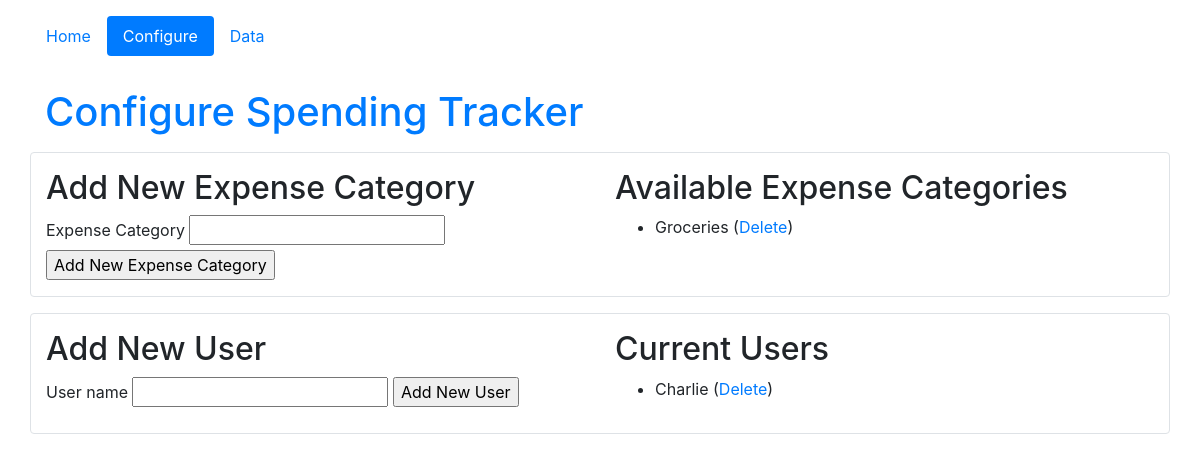
The app's page /configure, older data.
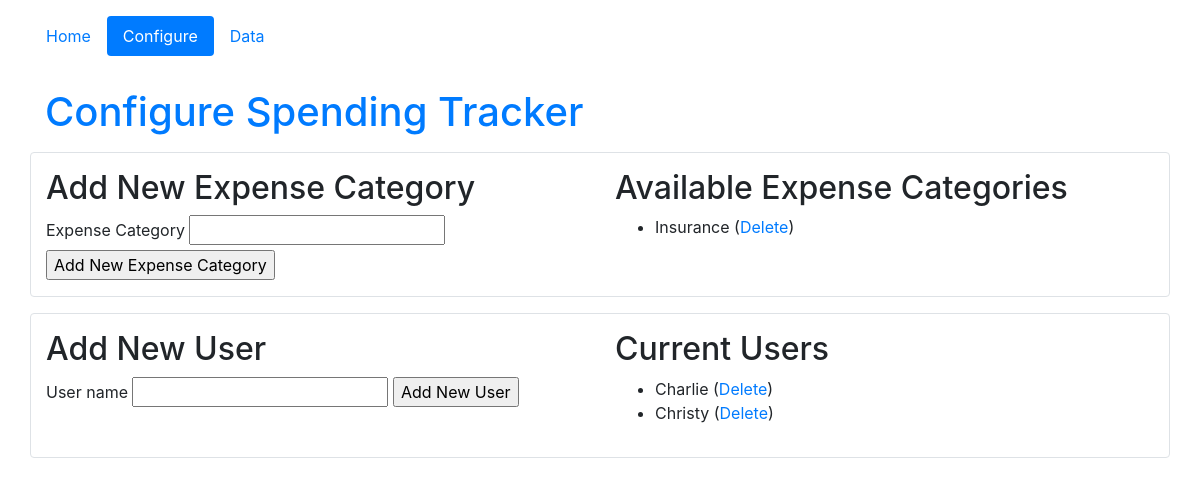
The same page, newer data.
### tracker_app/models.py (models this page shows, shortened)
class Category(db.Model):
	categoryId = db.Column(db.Integer, primary_key=True)
	expenseCategory = db.Column(db.String(50), unique=True, nullable=False)

class User(db.Model):
    userId = db.Column(db.Integer, primary_key=True)
    username = db.Column(db.String(20), unique=True, nullable=False)

### tracker_app/routes.py (the view)
@app.route("/configure", methods=["GET","POST"])
def configure():
	newUserForm = forms.NewUserForm()
	newCategoryForm = forms.NewCategoryForm()
	if newUserForm.validate_on_submit():
		user = User(username=newUserForm.username.data)
		db.session.add(user)
		db.session.commit()
		flash(f"User '{user.username}' has been successfully added", "success")
		return redirect(url_for('configure'))
	if newCategoryForm.validate_on_submit():
		cat = Category(expenseCategory=newCategoryForm.category.data)
		db.session.add(cat)
		db.session.commit()
		flash(f"User '{cat.expenseCategory}' has been successfully added", "success")
		return redirect(url_for('configure'))
	return render_template('configure.html', users=User.query.all(), newUserForm=newUserForm,
				newCategoryForm=newCategoryForm, categories=Category.query.all())

### tracker_app/forms.py
class NewUserForm(FlaskForm):
	username = 	StringField('User name', validators=[DataRequired()])
	submit = SubmitField('Add New User')

class NewCategoryForm(FlaskForm):
	category = StringField('Expense Category', validators=[DataRequired()])
	submit = SubmitField('Add New Expense Category')

### tracker_app/templates/configure.html (shortened to what this page needs)
{% extends 'layout.html' %}
{% set activePage = "configure" %}
{% block content %}
<h1 class="text-primary">Configure Spending Tracker</h1>
<div class="row border rounded my-3 py-3" id="expenses-config">
	<div class="col-sm">
		<h2>Add New Expense Category</h2>
		<form method="POST" action={{ url_for('configure') }}>
			{{ newCategoryForm.category.label }} {{ newCategoryForm.category(size=20) }}
			{{ newCategoryForm.submit }}
		</form>
	</div>
	<div class="col-sm">
		<h2>Available Expense Categories</h2>
		<ul>
			{% for cat in categories %}
				<li>{{ cat.expenseCategory }} (<a href={{ url_for('deleteCategory', categoryId=cat.categoryId) }}>Delete</a>)</li>
			{% endfor %}
		</ul>
	</div>
</div>
<div class="row border rounded my-3 py-3" id="users-config">
	<div class="col-sm">
		<h2>Add New User</h2>
		<form method="POST" action={{ url_for('configure') }}>
			{{ newUserForm.username.label }} {{ newUserForm.username(size=20) }}
			{{ newUserForm.submit }}
		</form>
	</div>
	<div class="col-sm">
		<h2>Current Users</h2>
		<ul>
			{% for user in users %}
				<li>{{ user.username }} (<a href={{ url_for('deleteUser', userid=user.userId) }}>Delete</a>)</li>
			{% endfor %}
		</ul>
	</div>
</div>
{% endblock %}

### tracker_app/templates/layout.html (shortened to what this page needs)
<!DOCTYPE html>
<html lang="en">
<head>
<link rel="stylesheet" href="https://stackpath.bootstrapcdn.com/bootstrap/4.5.0/css/bootstrap.min.css">
</head>
<body>
	<div class="container">
		{% set navigation_bar = [
			('home', 'Home'),
			('configure', 'Configure'),
			('showData', 'Data')
		] %}
		<div class="row my-3" id="sitenav">
			<nav class="nav nav-pills nav-fill">
				{% for id, text in navigation_bar %}
					<a class="nav-item nav-link {% if id == activePage %} active{% endif %}" href="{{ url_for(id) }}">{{ text }}</a>
				{% endfor %}
			</nav>
		</div>
		<div class="row" id="content">
			<div class="col-sm">
				{% block content %}{% endblock %}
			</div>
		</div>
	</div>
</body>
</html>

Row changes from the older to the newer data that the page shows:
changed Category: expenseCategory "Groceries" → "Insurance"
added User: username "Christy"
